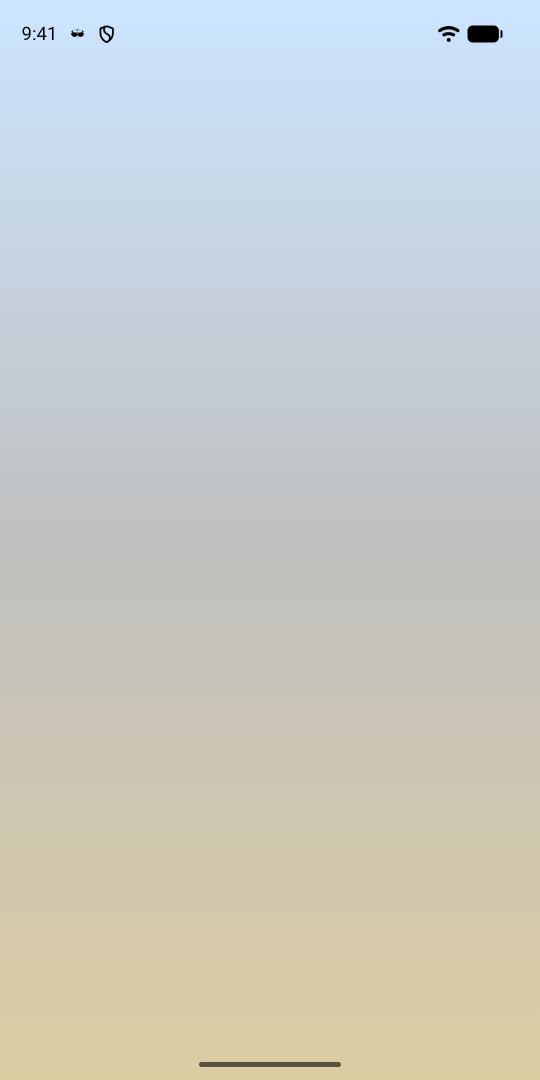
#> input picture docs/screenshots/phone/01-full-moon.png, 1080 x 2160 px (shown at 1/2 size); its folder holds 4 pictures in this run
$ python make_store_graphics.py
#> lines starting #> are read from the running program, lines starting #| are printed output that depends on the picture; after the words box and inside, x2 and y2 are one past the last pixel; in counts of white or black regions, pixels touching at a corner belong together
#> in make_screenshots, shot is the input picture: PIL image 1080x2160 RGBA; mean R, G, B, A 201.5, 203.7, 199.7, 255
#!/usr/bin/env python3
"""Captioned phone screenshots and a lunar-month timelapse video for the Play store listing.

    python3 tools/store_graphics/make_store_graphics.py              # both
    python3 tools/store_graphics/make_store_graphics.py screenshots  # or just one
    python3 tools/store_graphics/make_store_graphics.py video

Needs Pillow, numpy and ffmpeg (with libx264), and the Inter font (OFL; pass another with --font). The screenshots are
made from the plain captures in docs/screenshots/phone; the video's colours come from a port of
GradientUtil.moonHsl, so keep the two in step if the colour mapping changes.
"""

import argparse
import colorsys
import math
import os
import shutil
import subprocess
import tempfile

import numpy as np
from PIL import Image, ImageDraw, ImageFilter, ImageFont

ROOT = os.path.abspath(os.path.join(os.path.dirname(__file__), "..", ".."))
SHOTS = os.path.join(ROOT, "docs", "screenshots")
FONT_DIR = "/usr/share/fonts/opentype/inter"

TEXT = (0x22, 0x22, 0x22)  # GradientUtil.TextColor
SILVER = (0xC0, 0xC0, 0xC0)
LIGHT_BLUE = (0xCC, 0xE5, 0xFF)
WINDOW = (0x30, 0x30, 0x30)

CAPTIONS = {
    "en": {
        "01-full-moon": "Your screen follows the moon",
        "02-data": "The numbers behind the colour",
        "03-crescent": "Blue at new moon, gold at full",
        "04-about": "No ads, no accounts, private by default",
    },
    "es": {
        "01-full-moon": "Tu pantalla sigue a la luna",
        "02-data": "Los números detrás del color",
        "03-crescent": "Azul en luna nueva, dorado en luna llena",
        "04-about": "Sin anuncios, sin cuentas, privada",
    },
}


def font(name, size, override=None):
    return ImageFont.truetype(override or os.path.join(FONT_DIR, name), size)


def wrap(draw, text, fnt, width):
    """One line if it fits, else two lines as even as possible (no orphaned last word)."""
    if draw.textlength(text, font=fnt) <= width:
        return [text]
    words = text.split()
    splits = [(" ".join(words[:i]), " ".join(words[i:])) for i in range(1, len(words))]
    return list(min(splits, key=lambda p: max(draw.textlength(line, font=fnt) for line in p)))


# --- Screenshots ---------------------------------------------------------------------------------------------------

def captioned(shot, caption, font_path=None):
    """The capture scaled down with rounded corners and a shadow, under a caption, on the capture's own gradient."""
#> called with caption = 'Your screen follows the moon'
    w, h = shot.size
#> w = 1080; h = 2160
    # The background is the app's gradient: one column from the edge of the capture, stretched across.
    canvas = shot.crop((4, 0, 5, h)).resize((w, h)).convert("RGB")
    draw = ImageDraw.Draw(canvas)

    fnt = font("Inter-SemiBold.otf", 84, font_path)
    lines = wrap(draw, caption, fnt, w - 160)
#> lines = ['Your screen', 'follows the moon']
    line_h = 104
    top = 150 - (len(lines) - 1) * line_h // 2
#> top = 98
    for i, line in enumerate(lines):
        draw.text((w / 2, top + i * line_h), line, font=fnt, fill=TEXT, anchor="mm")
#> this loop made 2 passes

    scale = 0.74
    sw, sh = int(w * scale), int(h * scale)
#> sw = 799; sh = 1598
    small = shot.convert("RGB").resize((sw, sh), Image.LANCZOS)
    x, y = (w - sw) // 2, h - sh - 90
#> x = 140; y = 472
    radius = 44
    mask = Image.new("L", (sw, sh), 0)
#> mask: PIL image 799x1598 L; every value is 0
    ImageDraw.Draw(mask).rounded_rectangle((0, 0, sw - 1, sh - 1), radius, fill=255)
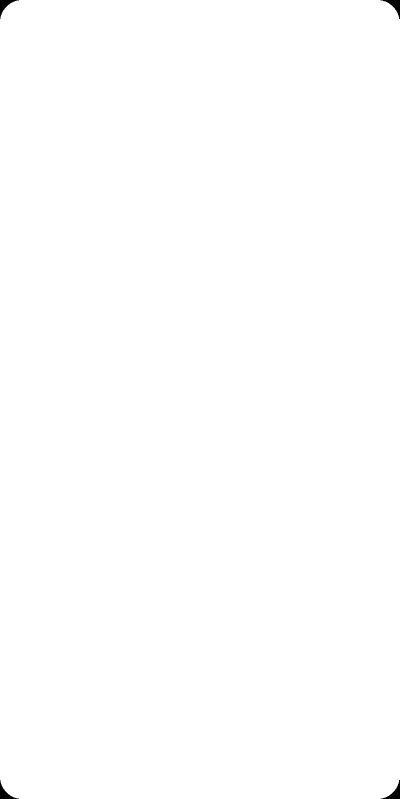
#> mask: PIL image 799x1598 L (shown at 1/2 size); 99.9% white; 4 black regions, box (x1, y1, x2, y2) and area: (0, 0, 38, 38) 427, (761, 0, 799, 38) 427, (0, 1560, 38, 1598) 427, (761, 1560, 799, 1598) 427

    shadow = Image.new("L", (w, h), 0)
#> shadow: PIL image 1080x2160 L; every value is 0
    ImageDraw.Draw(shadow).rounded_rectangle((x, y + 16, x + sw, y + sh + 16), radius, fill=110)
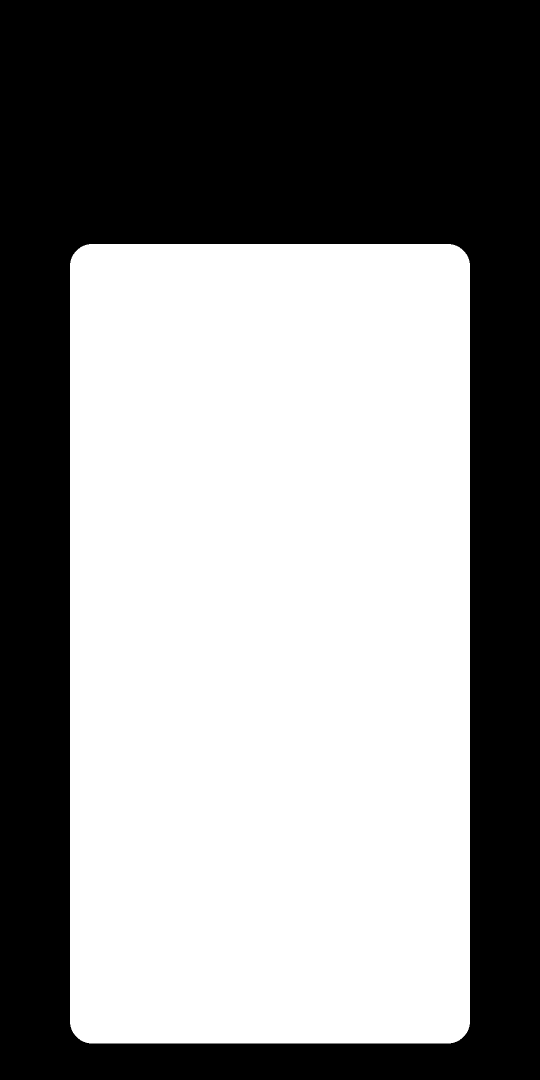
#> shadow: PIL image 1080x2160 L (shown at 1/2 size); values 0 (black) and 110 (white), 54.8% white; 1 black region, box (x1, y1, x2, y2) and area: (0, 0, 1080, 2160) 1055308
    shadow = shadow.filter(ImageFilter.GaussianBlur(28))
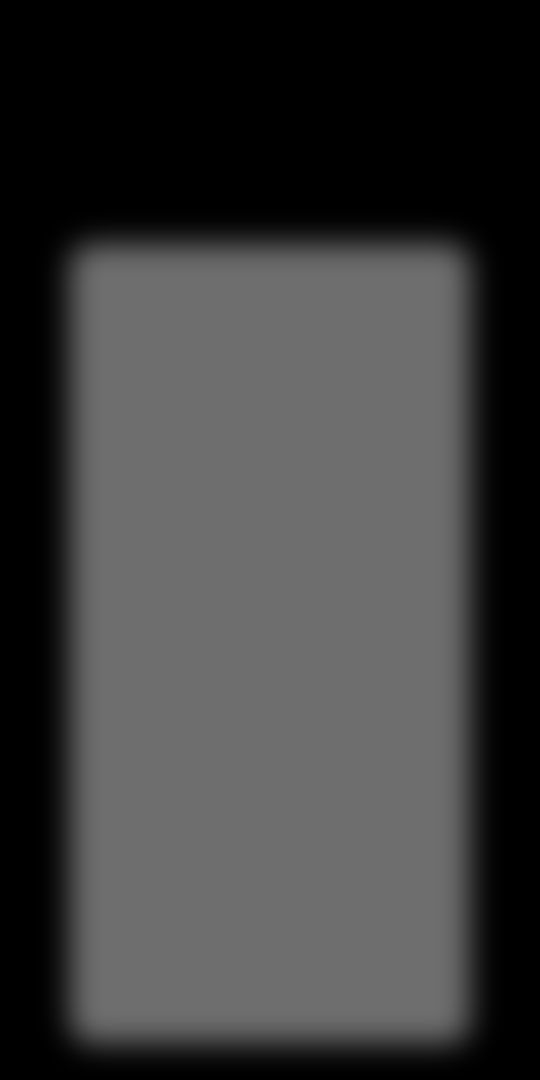
#> shadow: PIL image 1080x2160 L (shown at 1/2 size); min 0, max 110, mean 60.2
    canvas = Image.composite(Image.new("RGB", (w, h), (0, 0, 0)), canvas, shadow)
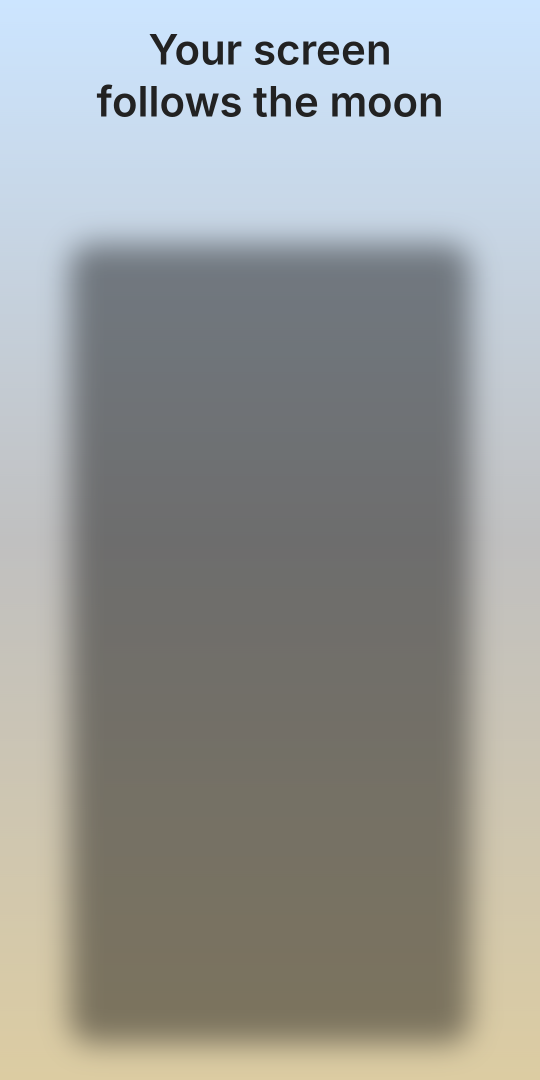
#> canvas: PIL image 1080x2160 RGB (shown at 1/2 size); mean R, G, B 152.4, 155, 153
    canvas.paste(small, (x, y), mask)
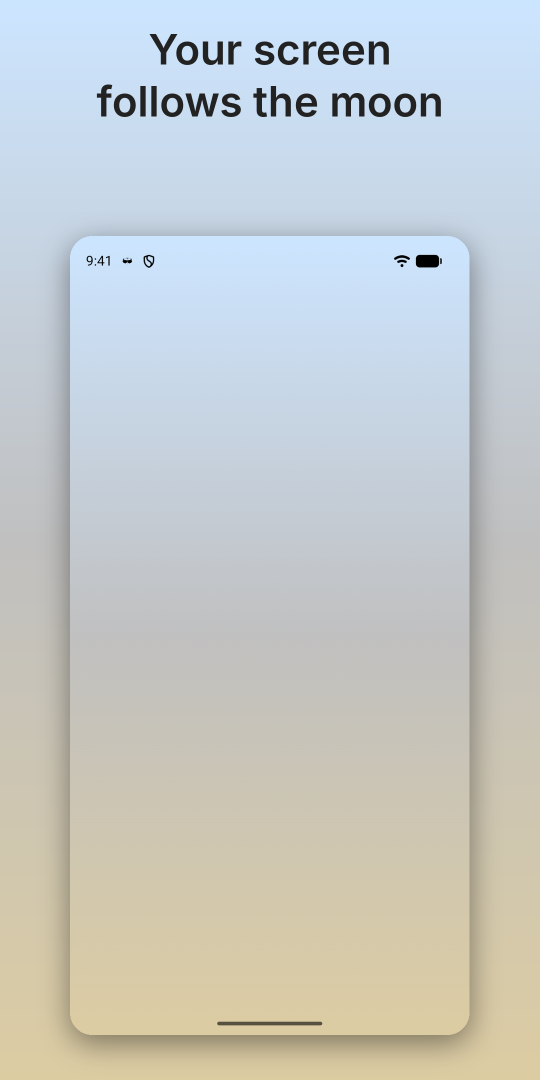
#> canvas: PIL image 1080x2160 RGB (shown at 1/2 size); mean R, G, B 198, 202.3, 201.1
    ImageDraw.Draw(canvas).rounded_rectangle((x, y, x + sw - 1, y + sh - 1), radius, outline=(255, 255, 255),
                                             width=3)
    return canvas


def make_screenshots(font_path=None):
    for lang, captions in CAPTIONS.items():
        out_dir = os.path.join(SHOTS, "phone-captioned", lang)
        os.makedirs(out_dir, exist_ok=True)
        for name, caption in captions.items():
            shot = Image.open(os.path.join(SHOTS, "phone", f"{name}.png"))
            out = os.path.join(out_dir, f"{name}.png")
            captioned(shot, caption, font_path).save(out, optimize=True)
            print(out)


# --- Timelapse video -----------------------------------------------------------------------------------------------

def moon_hsl(phase, fraction, altitude=45.0):
    """Port of GradientUtil.moonHsl: (hue degrees, saturation, lightness, alpha)."""
    illumination = min(max(fraction, 0.0), 1.0)
    up = min(max(altitude / 90.0, 0.0), 1.0)
    night = min(max(-altitude / 12.0, 0.0), 1.0)
    tilt = 25.0 * math.sin(math.radians(phase))
    hue = (230.0 + (45.0 - 230.0) * illumination + tilt) % 360.0
    saturation = (0.25 + (0.65 - 0.25) * up) * (1.0 - 0.6 * night)
    lightness = (0.35 + (0.75 - 0.35) * illumination) * (1.0 - 0.5 * night)
    alpha = 0.25 + 0.75 * illumination
    return hue, saturation, lightness, alpha


def gradient_column(height, hsl):
    """The screen top to bottom, as GradientUtil draws it at 270 degrees over the dark window (rows x RGB)."""
    hue, s, l, a = hsl
    r, g, b = colorsys.hls_to_rgb(hue / 360.0, l, s)
    moon = np.array([r * 255, g * 255, b * 255, a])
    silver = np.array([*SILVER, 1.0])
    blue = np.array([*LIGHT_BLUE, 1.0])
    t = 1.0 - (np.arange(height) + 0.5) / height  # 0 at the bottom, 1 at the top
    lower = t < 0.5
    u = np.where(lower, t / 0.5, (t - 0.5) / 0.5)[:, None]
    start = np.where(lower[:, None], moon, silver)
    end = np.where(lower[:, None], silver, blue)
    c = start + (end - start) * u
    rgb = c[:, :3] * c[:, 3:4] + np.array(WINDOW) * (1 - c[:, 3:4])
    return np.clip(rgb, 0, 255).astype(np.uint8)


def phase_label(phase, fraction):
    percent = round(fraction * 100)
    if percent >= 99:
        return "Full moon"
    if percent <= 1:
        return "New moon"
    return f"{'Waxing' if phase < 0 else 'Waning'} moon, {percent}% lit"


def make_video(font_path=None, seconds=20, fps=30, size=(1080, 1920)):
    if not shutil.which("ffmpeg"):
#> (the run stopped early here; a loop or call above may not have finished)
